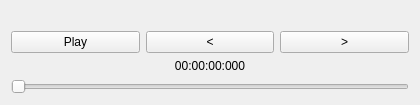
<?xml version="1.0" encoding="UTF-8"?>
<ui version="4.0">
 <class>AvManager</class>
 <widget class="QWidget" name="AvManager">
  <property name="geometry">
   <rect>
    <x>0</x>
    <y>0</y>
    <width>420</width>
    <height>99</height>
   </rect>
  </property>
  <property name="sizePolicy">
   <sizepolicy hsizetype="MinimumExpanding" vsizetype="MinimumExpanding">
    <horstretch>0</horstretch>
    <verstretch>0</verstretch>
   </sizepolicy>
  </property>
  <layout class="QVBoxLayout" name="verticalLayout">
   <item>
    <widget class="QLabel" name="label">
     <property name="sizePolicy">
      <sizepolicy hsizetype="MinimumExpanding" vsizetype="MinimumExpanding">
       <horstretch>0</horstretch>
       <verstretch>0</verstretch>
      </sizepolicy>
     </property>
     <property name="text">
      <string>&lt;video&gt;</string>
     </property>
     <property name="alignment">
      <set>Qt::AlignCenter</set>
     </property>
    </widget>
   </item>
   <item>
    <layout class="QHBoxLayout" name="horizontalLayout">
     <property name="sizeConstraint">
      <enum>QLayout::SetMinimumSize</enum>
     </property>
     <item>
      <widget class="QPushButton" name="playButton">
       <property name="text">
        <string>Play</string>
       </property>
      </widget>
     </item>
     <item>
      <widget class="QPushButton" name="rewButton">
       <property name="text">
        <string>&lt;</string>
       </property>
      </widget>
     </item>
     <item>
      <widget class="QPushButton" name="ffwdButton">
       <property name="text">
        <string>&gt;</string>
       </property>
      </widget>
     </item>
    </layout>
   </item>
   <item>
    <widget class="QLabel" name="currentTime">
     <property name="text">
      <string>00:00:00:000</string>
     </property>
     <property name="alignment">
      <set>Qt::AlignCenter</set>
     </property>
    </widget>
   </item>
   <item>
    <widget class="QSlider" name="seekSlider">
     <property name="orientation">
      <enum>Qt::Horizontal</enum>
     </property>
    </widget>
   </item>
  </layout>
 </widget>
 <resources/>
 <connections/>
</ui>
